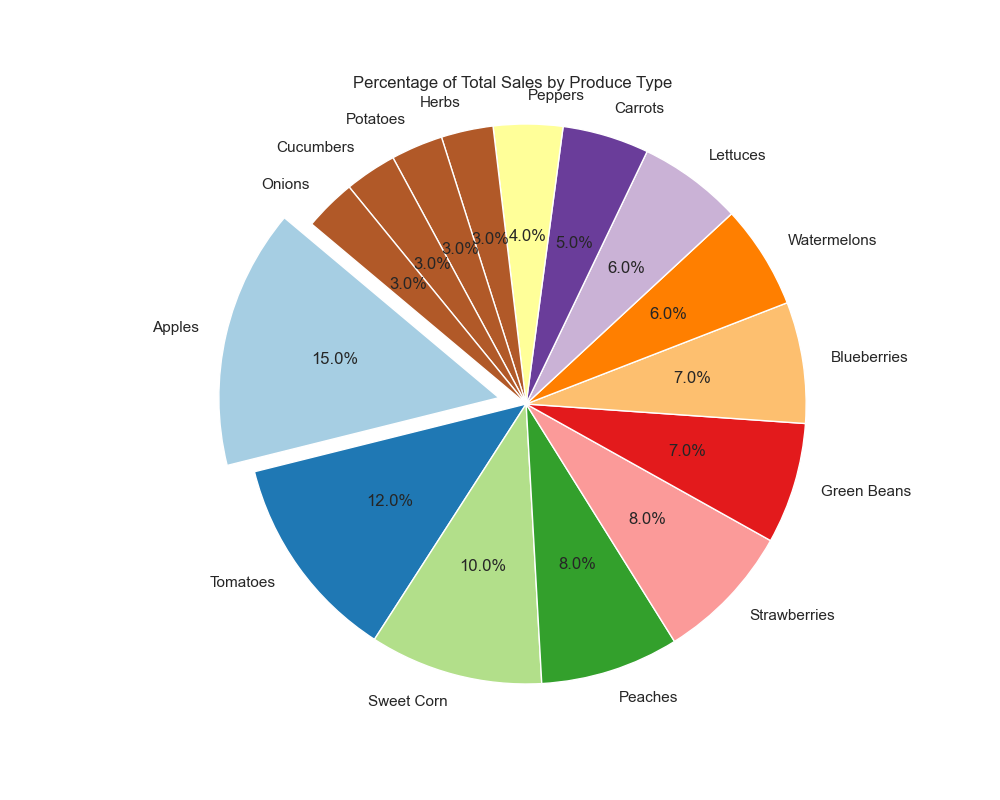

The Python source for this figure:

import matplotlib.pyplot as plt

# Data provided
data = [
    {'Produce Type': 'Apples', 'Percentage of Total Sales': '15%'},
    {'Produce Type': 'Tomatoes', 'Percentage of Total Sales': '12%'},
    {'Produce Type': 'Sweet Corn', 'Percentage of Total Sales': '10%'},
    {'Produce Type': 'Peaches', 'Percentage of Total Sales': '8%'},
    {'Produce Type': 'Strawberries', 'Percentage of Total Sales': '8%'},
    {'Produce Type': 'Green Beans', 'Percentage of Total Sales': '7%'},
    {'Produce Type': 'Blueberries', 'Percentage of Total Sales': '7%'},
    {'Produce Type': 'Watermelons', 'Percentage of Total Sales': '6%'},
    {'Produce Type': 'Lettuces', 'Percentage of Total Sales': '6%'},
    {'Produce Type': 'Carrots', 'Percentage of Total Sales': '5%'},
    {'Produce Type': 'Peppers', 'Percentage of Total Sales': '4%'},
    {'Produce Type': 'Herbs', 'Percentage of Total Sales': '3%'},
    {'Produce Type': 'Potatoes', 'Percentage of Total Sales': '3%'},
    {'Produce Type': 'Cucumbers', 'Percentage of Total Sales': '3%'},
    {'Produce Type': 'Onions', 'Percentage of Total Sales': '3%'}
]

# Extracting labels and sizes for the pie chart
labels = [item['Produce Type'] for item in data]
sizes = [int(item['Percentage of Total Sales'].rstrip('%')) for item in data]

# Colors can be specified for each slice if desired
colors = plt.cm.Paired(range(len(labels)))

# Explode the 1st slice (i.e., 'Apples')
explode = [0.1 if i == 0 else 0 for i in range(len(labels))]

# Plotting the pie chart
plt.figure(figsize=(10, 8))
plt.pie(sizes, explode=explode, labels=labels, colors=colors, autopct='%1.1f%%', startangle=140)
plt.axis('equal')  # Equal aspect ratio ensures that the pie chart is circular.

# Title for the pie chart
plt.title('Percentage of Total Sales by Produce Type')

# Display the pie chart
plt.show()
